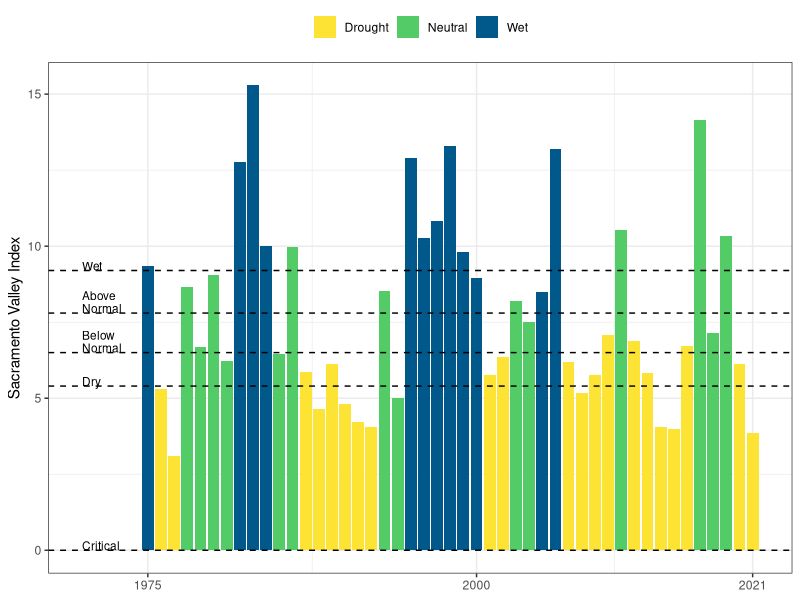
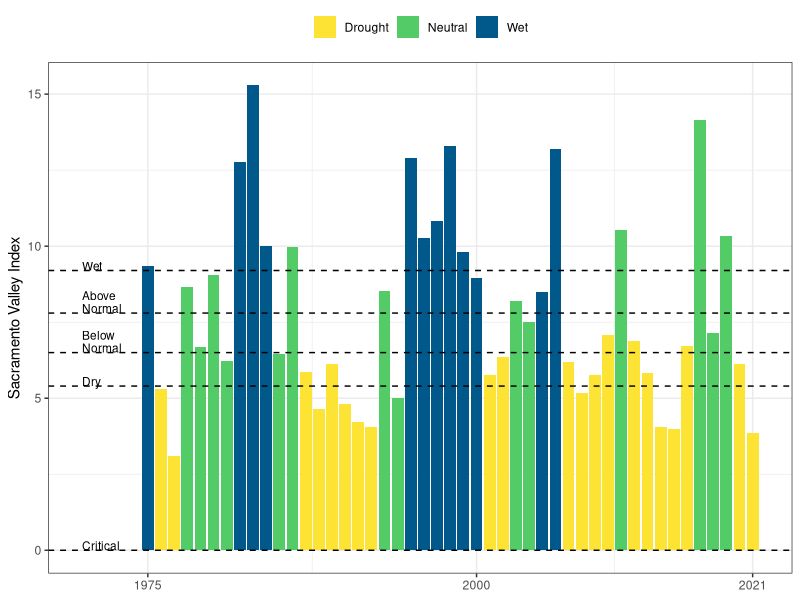

Write the R code that produced these figures, in order.
#COde for figure 1 - water year index graph

library(tidyverse)

#import water year assignments
WYs = read.csv("data/yearassignments.csv")
WYs = mutate(WYs,Yr_type = factor(Yr_type, levels = c("Critical", "Dry", "Below Normal", "Above Normal", "Wet")))


#without the drought periods, and with lines for year type cut offs
cutoffs = data.frame(Yr_type = c("Critical", "Dry", "Below \nNormal", "Above \nNormal", "Wet"),
                     cutval = c(0, 5.4, 6.5, 7.8, 9.2))



#try a simpler version
pal_drought <- c(D = "#FDE333", N = "#53CC67", W = "#00588B")
ggplot(filter(WYs, Year > 1974, Year <2022))+
  geom_bar(aes(x = Year, y = Index, fill = Drought), stat = "identity")+
  scale_fill_manual(values = pal_drought, name = NULL, labels = c("Drought", "Neutral", "Wet"))+
  theme_bw()+
  geom_hline(data = cutoffs, aes(yintercept = cutval), linetype = 2)+
  geom_text(data = cutoffs, aes(x = 1970, y = cutval, label = Yr_type), vjust =0, hjust = 0, size = 3, lineheight = .9)+
  scale_x_continuous(breaks = c(1975, 2000, 2021))+
  theme(legend.position = "top") +
  ylab("Sacramento Valley Index")+
  xlab(NULL)


ggsave("plots/Wateryears1975.tiff", device = "tiff", width = 6, height = 5)
